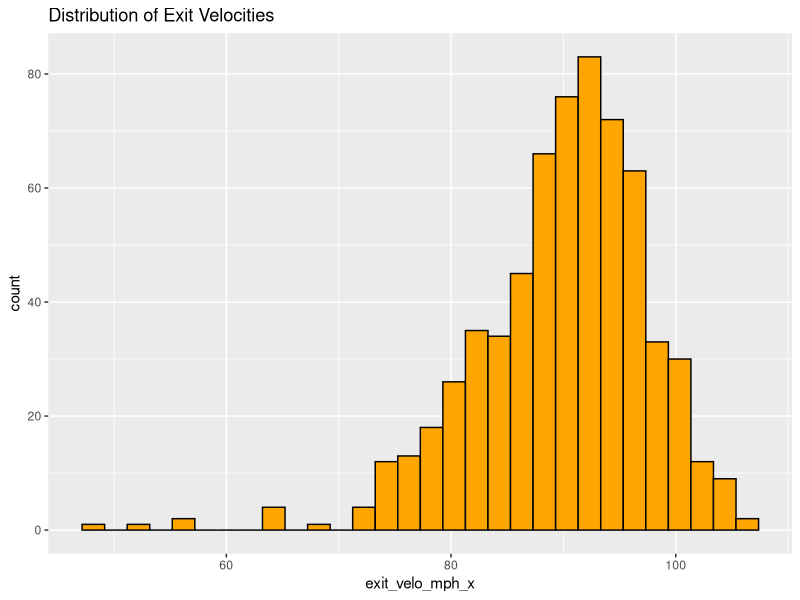
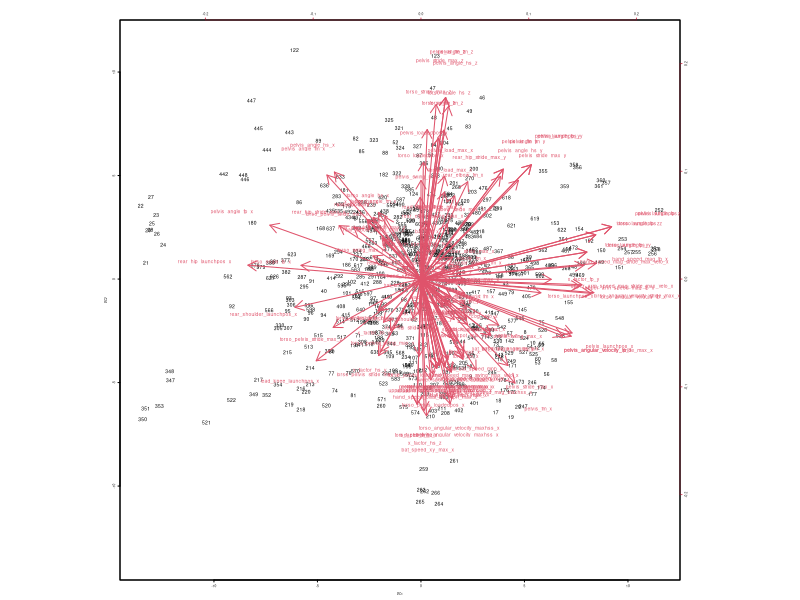
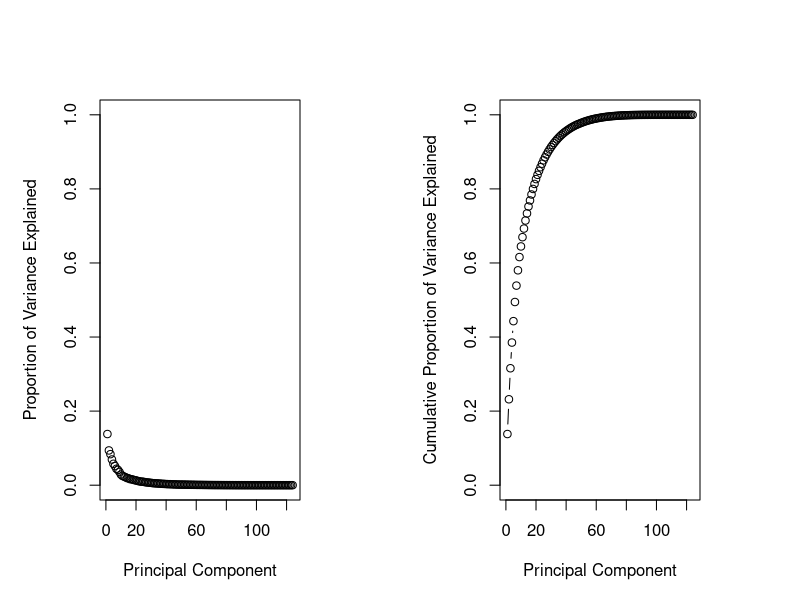

Source code (R) for these figures, in order:
## ---- chunk 1
knitr::opts_chunk$set(echo = TRUE)
## ---- chunk 2
library(readr)
hitters <- read_csv("hitters.csv")
## ---- chunk 3
dim(hitters)
head(hitters)
## ---- chunk 4
library(tidyverse)

sum(colSums(is.na(hitters)))
#observed 35 NAs in the dataset
#30 blast speed, 5 exit velo

#dropping na values
hitters = hitters |>
  drop_na()
## ---- chunk 5
library(ggplot2)

ggplot(hitters, aes(x=exit_velo_mph_x)) + 
  geom_histogram(color = "black", fill = "orange") +
  labs(
    title = "Distribution of Exit Velocities"
  )
## ---- chunk 6
train_df = hitters |>
  #removing non-numeric/relevant columns
  select(
    -session,
    -session_swing
  )

predictors = train_df |>
  select(
    -exit_velo_mph_x
  )

response = train_df |>
  select(
    exit_velo_mph_x
  )
## ---- chunk 7
library(pls)

pcomps = prcomp(predictors, scale = TRUE)
par(mar = c(5, 5, 5, 5), cex = 0.2)  
biplot(pcomps, scale = 0, cex = 1.5)
## ---- chunk 8
pcomps$rotation
## ---- chunk 9
pca_var <- pcomps$sdev^2
pca_var
## ---- chunk 10
pve <- pca_var / sum(pca_var)
pve
## ---- chunk 11
par(mfrow = c(1, 2))
plot(pve, xlab = "Principal Component",
ylab = "Proportion of Variance Explained", ylim = c(0, 1),
type = "b")
plot(cumsum(pve), xlab = "Principal Component",
ylab = "Cumulative Proportion of Variance Explained",
ylim = c(0, 1), type = "b")
## ---- chunk 12
